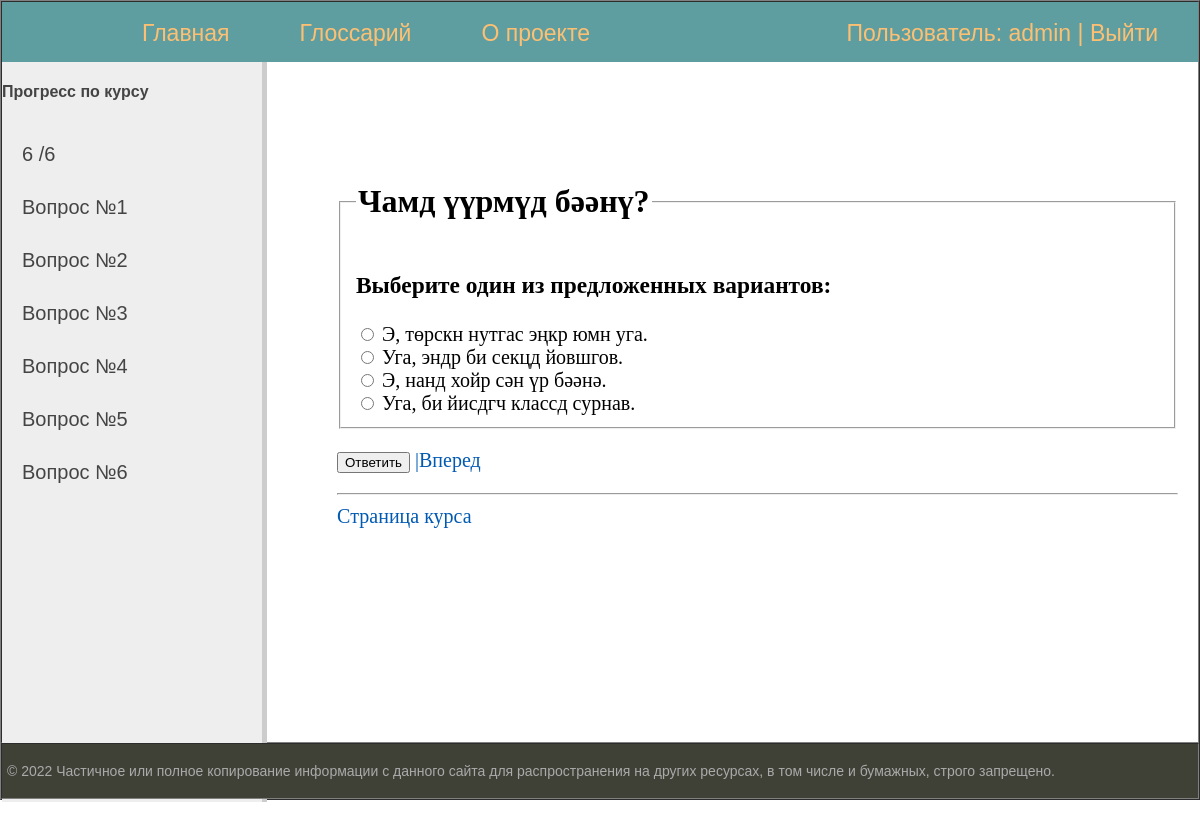
/course3/singlechoice1/ (signed in), run on an earlier commit of the app's database.
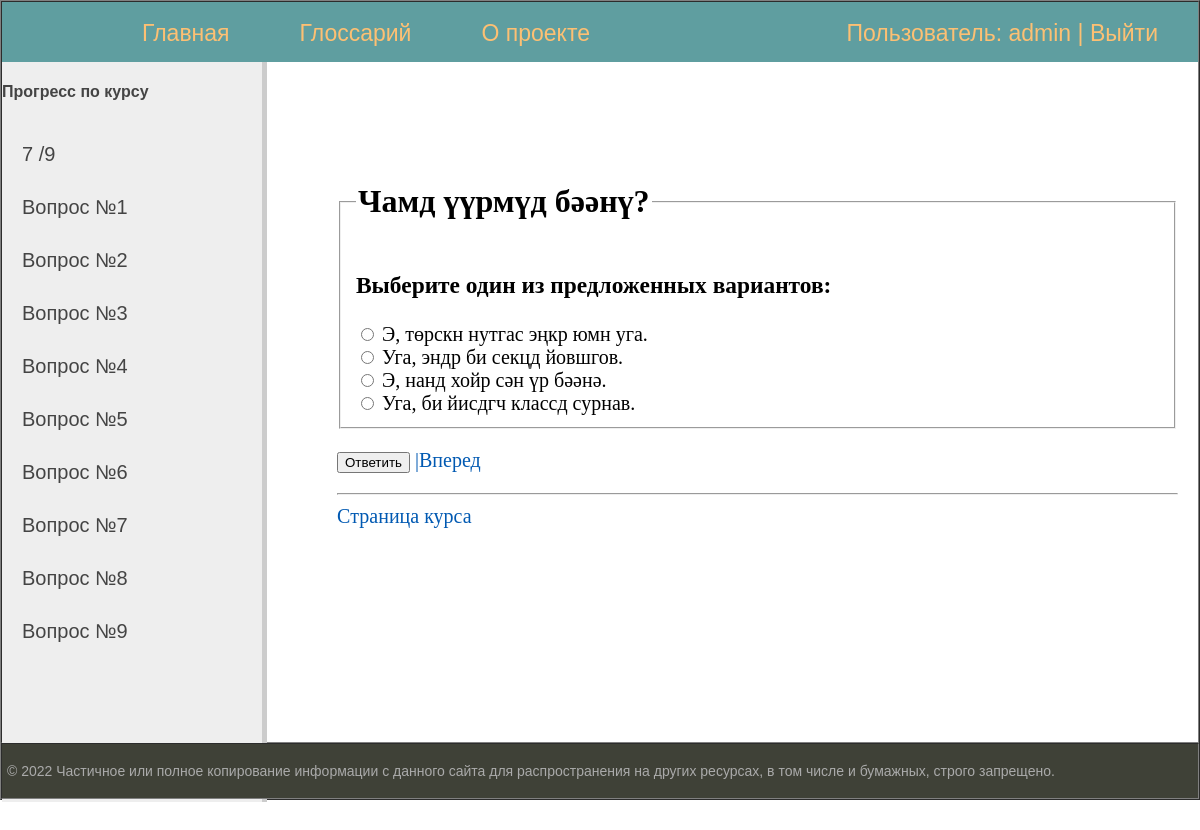
And on a later commit of the database.
### kalm_quizes/models.py (models this page shows, shortened)
class Quiz(models.Model):
    quiz_number = models.IntegerField(default=0)
    quiz_name = models.CharField(max_length=150)
    def get_count_all(self):
        return len(self.get_all_related())
    def get_all_related(self):  # Можно ли QuerySet перевести в список?
        single_choice_list = [obj for obj in self.singlechoice_set.all()]
        put_in_order_list = [obj for obj in self.putinorder_set.all()]
        put_in_gaps_list = [obj for obj in self.putingaps_set.all()]
        tt_list = [obj for obj in self.testfortext_set.all()]
        questions = single_choice_list + tt_list + put_in_order_list + put_in_gaps_list
        questions_sorted = sorted(questions, key=lambda obj: obj.question_number)
        return questions_sorted
    class Meta:
        verbose_name = 'Курс'
        verbose_name_plural = 'Курсы'

class SingleChoice(models.Model):
    quiz = models.ForeignKey(Quiz, on_delete=models.CASCADE)
    question_number = models.IntegerField(default=0)
    question_text = models.TextField(unique=True)
    right_answer = models.CharField(max_length=100)
    wrong_answer_1 = models.CharField(max_length=100)
    wrong_answer_2 = models.CharField(max_length=100)
    wrong_answer_3 = models.CharField(max_length=100)
    def get_absolute_url(self):
        return f"/course{self.quiz_id}/singlechoice{self.question_number}/"
    class Meta:
        verbose_name = 'Вопрос с одним вариантом ответа'
        verbose_name_plural = 'Вопросы с одним вариантом ответа'

class PutInOrder(models.Model):
    quiz = models.ForeignKey(Quiz, on_delete=models.CASCADE)
    question_number = models.IntegerField(default=0)
    question_text = models.TextField(default='')
    text_for_ordering = models.TextField(default='')
    def get_absolute_url(self):
        return f"/course{self.quiz_id}/ordering{self.question_number}/"
    class Meta:
        verbose_name = 'Задание на порядок слов'
        verbose_name_plural = 'Задания на порядок слов'

class PutInGaps(models.Model):
    quiz = models.ForeignKey(Quiz, on_delete=models.CASCADE)
    question_number = models.IntegerField(default=0)
    question_text = models.TextField(unique=True)
    right_answer = models.CharField(max_length=225, default='')
    choices_list = models.CharField(max_length=225, default='')
    def get_absolute_url(self):
        return f"/course{self.quiz_id}/gaps{self.question_number}/"
    class Meta:
        verbose_name = 'Задание на заполнение пропусков'
        verbose_name_plural = 'Задания для заполнения пропусков'

class TestForText(models.Model):
    top_text = models.ForeignKey(TextForTest, on_delete=models.CASCADE)
    quiz = models.ForeignKey(Quiz, on_delete=models.CASCADE)
    question_number = models.IntegerField(default=0)
    question_text = models.TextField(unique=True)
    right_answer = models.CharField(max_length=100)
    wrong_answer_1 = models.CharField(max_length=100)
    wrong_answer_2 = models.CharField(max_length=100)
    wrong_answer_3 = models.CharField(max_length=100)
    def get_absolute_url(self):
        return f"/course{self.quiz.pk}/testfortext{self.question_number}/"
    class Meta:
        verbose_name = 'Задание на понимание текста'
        verbose_name_plural = 'Задания на понимание текста'

### kalm_quizes/views.py (the view)
    def question_wrapper(request, quiz_id, question_id):
        user_pk = request.user.pk
        answer_status = None
        if request.user.is_authenticated:
            try:
                answer_status = UserCourseAnswers.objects.get(user=user_pk,
                                                              quiz=quiz_id,
                                                              question=question_id)
            except UserCourseAnswers.DoesNotExist:
                answer_status = UserCourseAnswers.objects.create(user=user_pk,
                                                                 quiz=quiz_id,
                                                                 question=question_id)
        return question_page(request, quiz_id, question_id, answer_status)

### kalm_quizes/templatetags/quizes_extras.py (called while the page is built)
@register.simple_tag
def get_list_element(list, index):
    try:
        back = list[index]
    except (IndexError):
        back = None
    return back

### kalm_quizes/views.py (called while the page is built)
def get_quiz_stat(request):
    if request.user.is_authenticated:
        quizes_stat = []
        user_profile_records = request.user.usercourseprofile_set.all()
        for rec in user_profile_records:
            right_answers_count = len(UserCourseAnswers.objects.filter(user=rec.user_id,
                                                                       quiz=rec.quiz_id,
                                                                       result=1))
            quiz = Quiz.objects.get(pk=rec.quiz_id)
            quizes_stat.append((quiz, right_answers_count))
    else:
        quizes_stat = None
    return quizes_stat

### templates/kalm_quizes/single_choice_template.html (shortened to what this page needs)
{% extends 'kalm_quizes/base_template_1.html' %}
{% load quizes_extras %}
{% block content %}
<form action="{% url 'kalm_quizes:single_choice_page' quiz.id question.question_number %}" method="post" id="s">
    <fieldset>
    <legend><h1>{{question.question_text}}</h1></legend>
        <h3> Выберите один из предложенных вариантов:</h3>
        {% for answer in answers_set %}
            {% if selected_answer == answer %}
                <input type="radio" name="answer" id="answer{{forloop.counter}}" value="{{answer}}" checked>
            {% else %}
                <input type="radio" name="answer" id="answer{{forloop.counter}}" value="{{answer}}">
            {% endif %}
            <label for="answer{{forloop.counter}}">{{answer}}</label><br>
        {% endfor %}
</fieldset>
</form>
{% if 0 <= question.question_number|add:'-2'  %}
    {% get_list_element quiz.get_all_related question.question_number|add:'-2' as left %}
{% endif %}
{% get_list_element quiz.get_all_related question.question_number as right %}
<p>{% if left %}<a href="{{left.get_absolute_url}}">Назад|</a> {%  endif %}
<input type="submit" value="Ответить" form="s">
{% if right %}<a href="{{right.get_absolute_url}}">|Вперед</a>{% endif %}</p>
<hr>
<a href="{% url 'kalm_quizes:quiz_page' quiz.id %}">Cтраница курса</a>
{% endblock %}

### templates/kalm_quizes/base_template_1.html (shortened to what this page needs)
{% load static %}
<!DOCTYPE html>
<html>
<head>
	<link type="text/css" href="{% static 'kalm_quizes/css/styles.css' %}" rel="stylesheet" />
</head>
<body>
<table class="table-page" border="1" cellpadding="0" cellspacing="0">
<tr><td valign=top>
{% block mainmenu %}
		<div class="header">
			<ul id="mainmenu" class="mainmenu">
				<li class="logo"><a href=''><div class="logo"></div></a></li>
				<li><a href="{% url 'kalm_quizes:index' %}">Главная</a></li>
				<li><a href="{% url 'kalm_quizes:glossary' %}">Глоссарий</a></li>
				<li><a href="{% url 'kalm_quizes:about' %}">О проекте</a></li>
				{% if request.user.is_authenticated %}
					<li class="last"> <a href="{% url 'kalm_quizes:profile' %}">Пользователь: {{user.username}}</a> | <a href="{% url 'logout' %}">Выйти</a></li>
				{% else %}
					<li class="last"><a href="{% url 'kalm_quizes:register' %}">Регистрация</a> | <a href="{% url 'login' %}">Войти</a></li>
				{% endif %}
			</ul>
		</div>
{% endblock mainmenu %}
<table class="table-content" border=0 cellpadding="0" cellspacing="0">
<tr>
	<td valign="top" class="left-chapters">
		{% if quiz and request.user.is_authenticated %}
			<h4>Прогресс по курсу</h4>
				<ul id="leftchapters">{% for course, stat in quizes_stat %}
					{% if course.quiz_number == quiz.quiz_number %}
						{{stat}} /{{course.get_count_all}}
					{% endif %}
    			{% endfor %}
					{% if question %}
						 {% for obj in quiz.get_all_related %}
									<li><a href="{{obj.get_absolute_url}}">Вопрос №{{obj.question_number}}</a></li>
							{% endfor %}
					{% endif %}
				</ul>
		{% endif %}
	</td>
<td valign="top" class="content">
	<div class="content-text">
{% block content %}
{% endblock %}
	</div>
</td></tr></table>
</td></tr>
<tr><td valign=top>
	<div id="footer">
		<p>&copy; 2022 Частичное или полное копирование информации с данного сайта для распространения на других ресурсах, в том числе и бумажных, строго запрещено.</p>
	</div>
</td></tr></table>
</body>
</html>

What changed in the data, as far as the page shows it:
changed Quiz: stat "6" → "7"; get_count_all "6" → "9"
added TestForText: question_number "5"
added TestForText: question_number "6"
changed PutInOrder: question_number "5" → "7"
changed PutInGaps (number 1 of 2 on the later page): question_number "6" → "8"
added PutInGaps: question_number "9"
